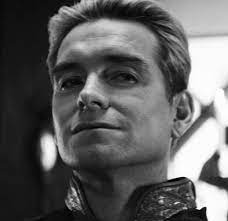
#> input picture face-detection-system/images/download.jpg, 228 x 221 px
$ python img_detect.py
#> lines starting #> are read from the running program, lines starting #| are printed output that depends on the picture; after the words box and inside, x2 and y2 are one past the last pixel; in counts of white or black regions, pixels touching at a corner belong together
import os
import cv2

# Get the current directory
current_dir = os.path.dirname(os.path.abspath(__file__))

# Construct the relative file path to the image
image_path = os.path.join(current_dir, 'images','download.jpg')

# Load the image
image = cv2.imread(image_path)
#> image is the input picture: shape (221, 228, 3); min 0, max 255, mean 95.5

# Check if the image is loaded successfully
if image is None:
    print("Error: Unable to load image.")
    exit()

# Load the pre-trained face detection model
face_cascade = cv2.CascadeClassifier(cv2.data.haarcascades + 'haarcascade_frontalface_default.xml')

# Convert the image to grayscale
gray_image = cv2.cvtColor(image, cv2.COLOR_BGR2GRAY)

# Detect faces in the image
faces = face_cascade.detectMultiScale(gray_image, scaleFactor=1.1, minNeighbors=5, minSize=(30, 30))
#> faces = [[22, 17, 150, 150]]

# Draw rectangles around the detected faces
for (x, y, w, h) in faces:
    cv2.rectangle(image, (x, y), (x+w, y+h), (255, 0, 0), 2)
#> this loop made 1 pass
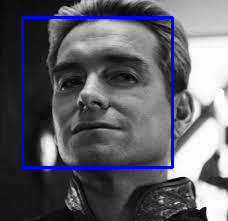
#> image: shape (221, 228, 3); 3.56% of pixels changed, all inside (x1, y1, x2, y2) = (21, 16, 174, 169)

# Display the image with detected faces
cv2.imshow('Faces Detected', image)
cv2.waitKey(0)
cv2.destroyAllWindows()

$ run again, with face-detection-system/images/group.jpg copied over face-detection-system/images/download.jpg
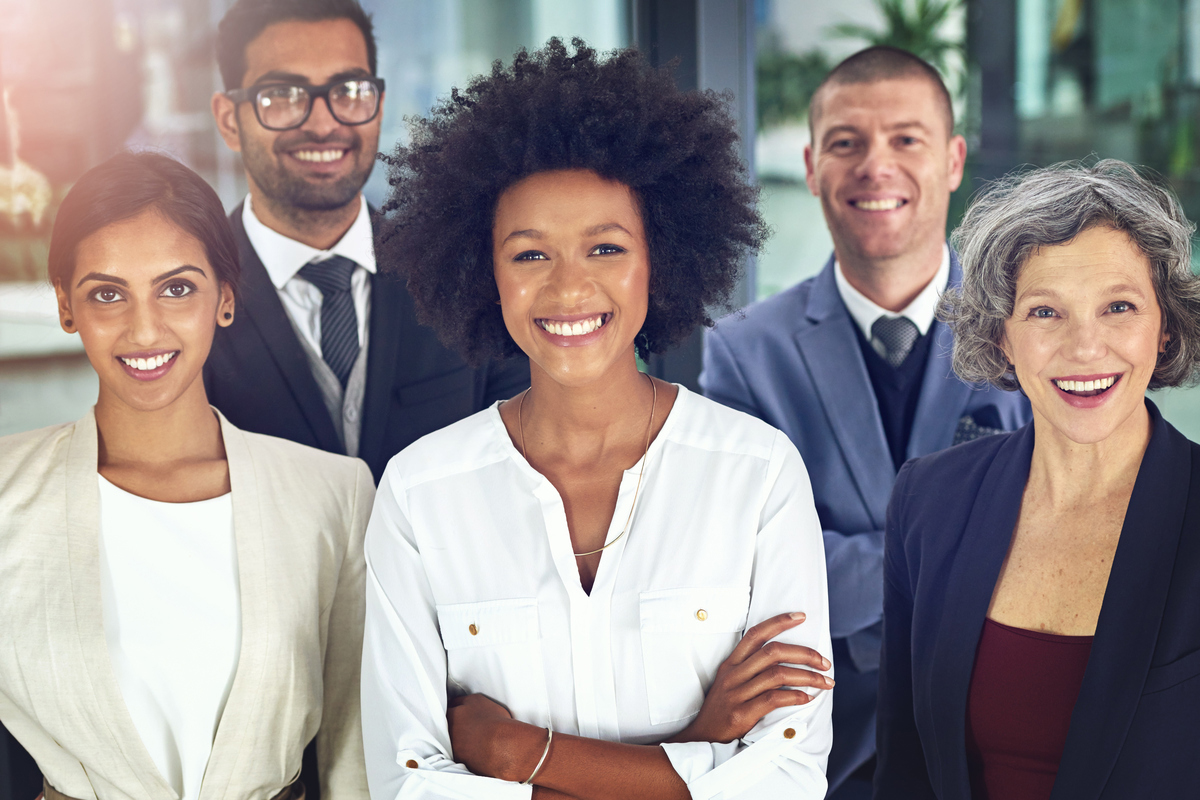
#> input picture face-detection-system/images/group.jpg, 1200 x 800 px
#> image is the input picture: shape (800, 1200, 3); mean B, G, R 140, 140, 148.8
#> `gray_image = cv2.cvtColor(image, cv2.COLOR_BGR2GRAY)`:
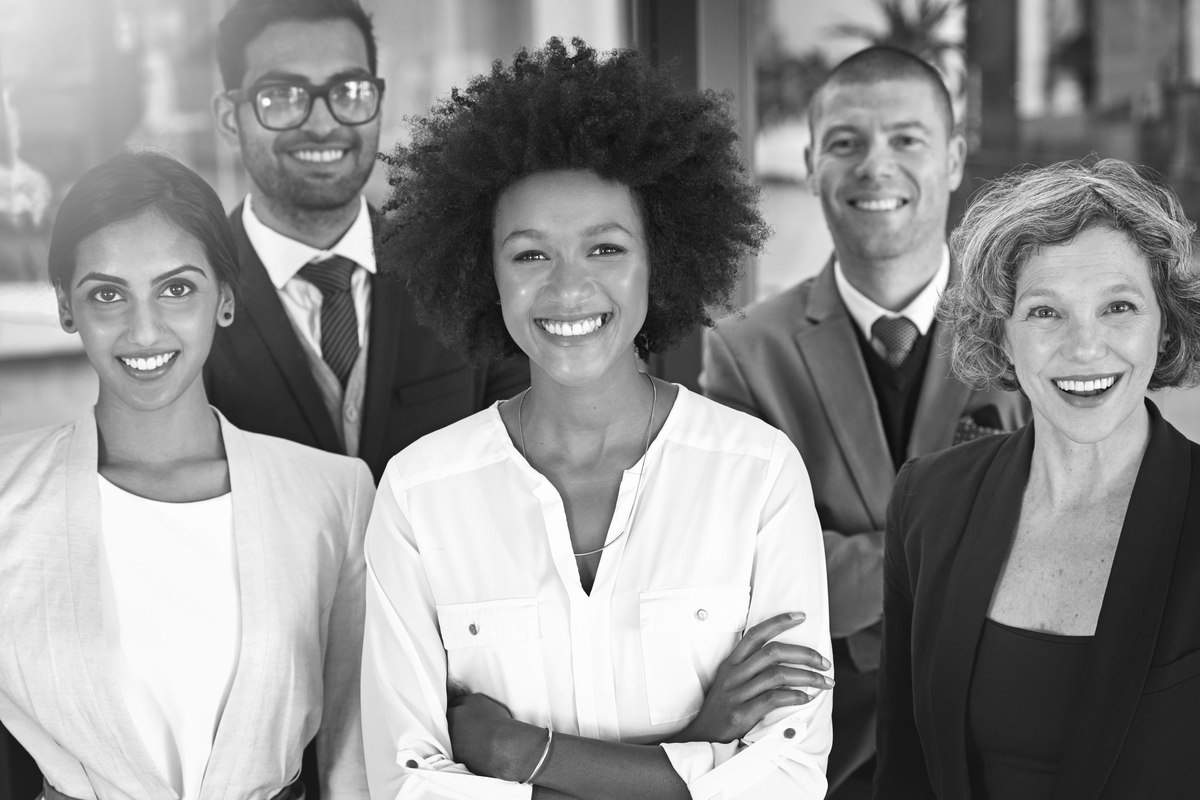
#> gray_image: shape (800, 1200); min 4, max 255, mean 142.6
#> faces = [[804, 83, 151, 151], [218, 19, 176, 176], [468, 174, 202, 202], [55, 223, 182, 182], [985, 242, 190, 190]]
#> the loop `for (x, y, w, h) in faces:` made 5 passes
#> after the loop `for (x, y, w, h) in faces:`:
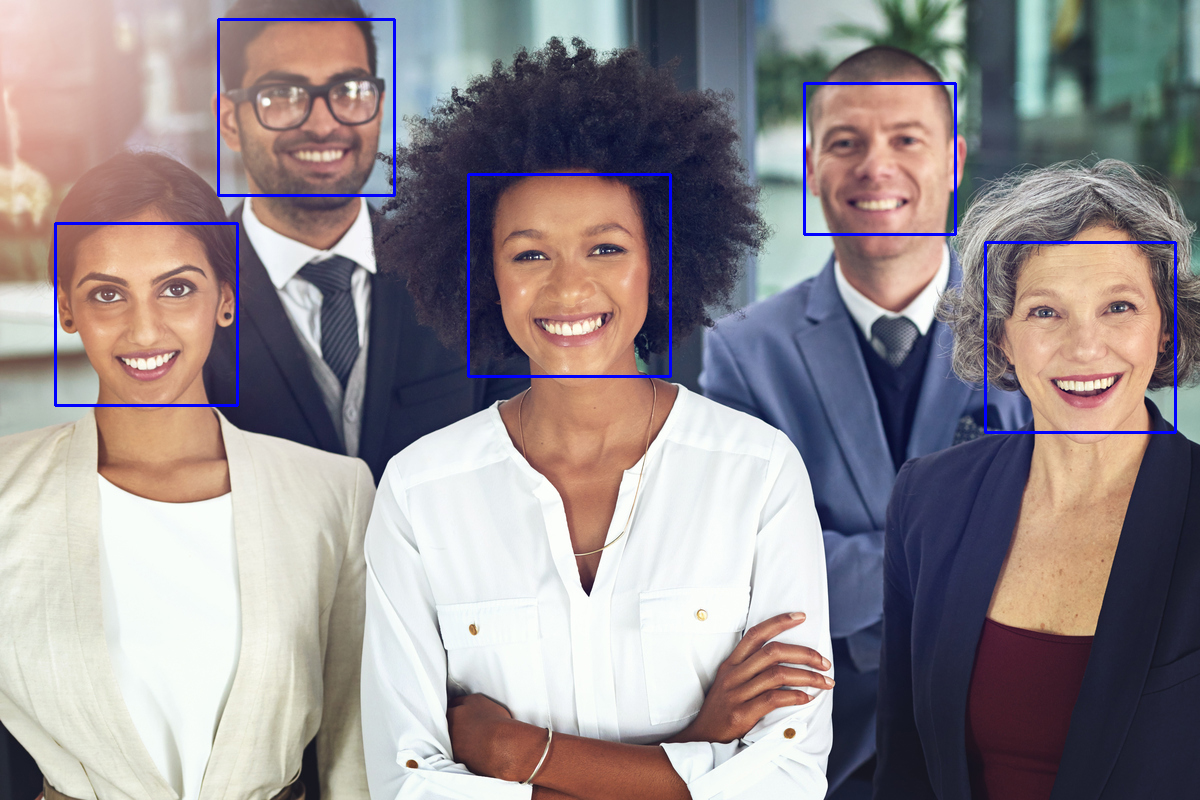
#> image: shape (800, 1200, 3); 1.12% of pixels changed, all inside (x1, y1, x2, y2) = (54, 18, 1177, 434)
